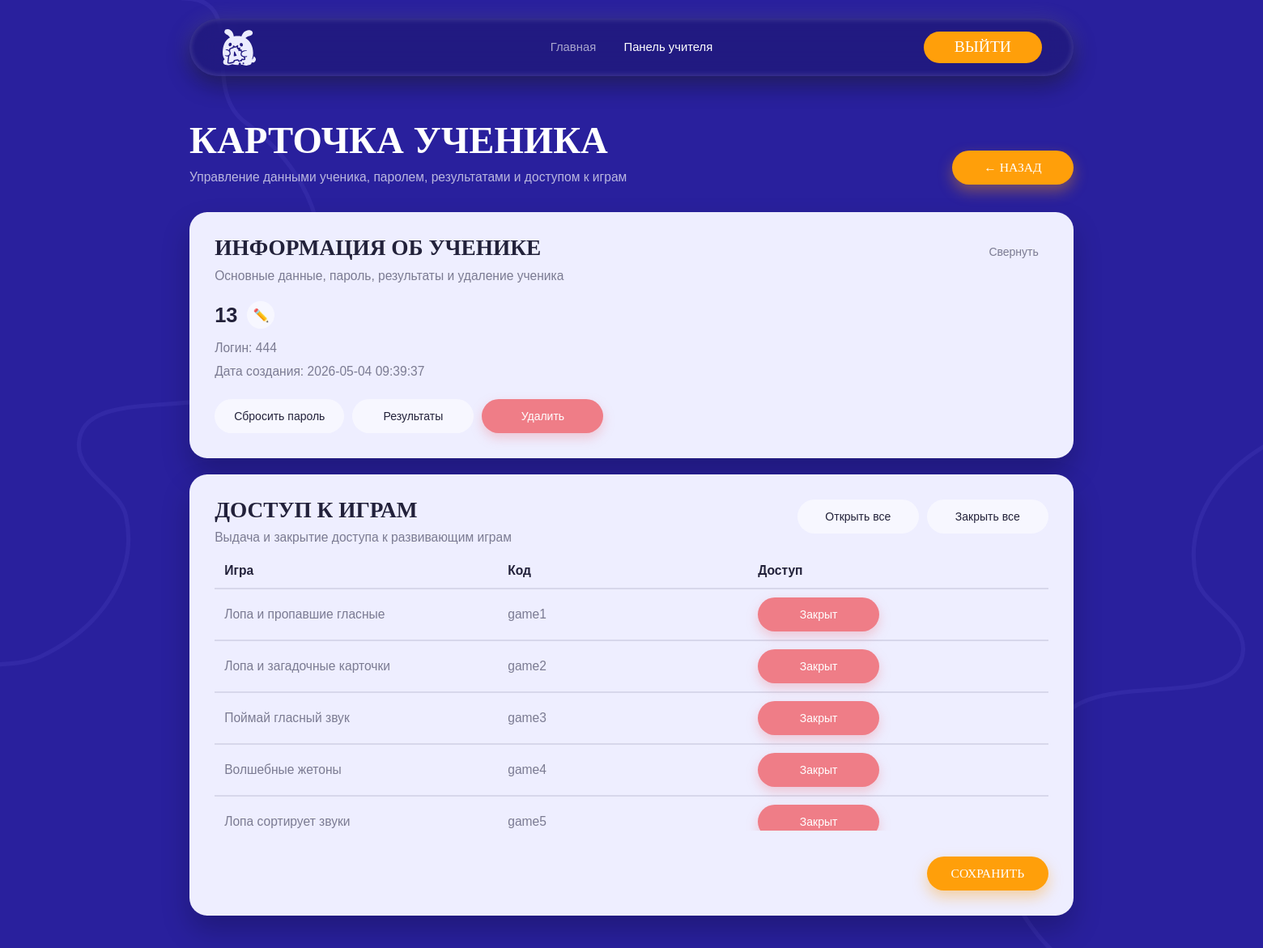
The app's page /teacher/student.php?id=31 (signed in) with its own data.
### tables this page shows
CREATE TABLE `users` (
  `id` int(11) NOT NULL,
  `role` enum('teacher','student') NOT NULL,
  `login` varchar(64) NOT NULL,
  `pass_hash` varchar(255) NOT NULL,
  `display_name` varchar(128) NOT NULL,
  `created_at` timestamp NOT NULL DEFAULT current_timestamp(),
  `must_change_pass` tinyint(1) NOT NULL DEFAULT 0
);

CREATE TABLE `student_game_access` (
  `student_id` int(11) NOT NULL,
  `game_id` int(11) NOT NULL,
  `is_enabled` tinyint(1) NOT NULL DEFAULT 0
);

CREATE TABLE `games` (
  `id` int(11) NOT NULL,
  `code` varchar(64) NOT NULL,
  `title` varchar(128) NOT NULL,
  `path` varchar(255) NOT NULL
);

### inc/config.php (called while the page is built, shortened)
<?php
function h(string $s): string {
  return htmlspecialchars($s, ENT_QUOTES | ENT_SUBSTITUTE, 'UTF-8');
}

### teacher/student.php (the view, shortened to what this page needs)
<?php
require_once __DIR__ . '/../inc/db.php';
$studentId = (int) ($_GET['id'] ?? 0);
$student = $pdo->prepare("
    SELECT id, display_name, login, created_at, must_change_pass
    FROM users
    WHERE id = ? AND role = 'student'
    LIMIT 1
  ");
$student->execute([$studentId]);
$stu = $student->fetch();
$rows = $pdo->prepare("
    SELECT g.id, g.title, g.code, a.is_enabled
    FROM games g
    LEFT JOIN student_game_access a
      ON a.game_id = g.id AND a.student_id = ?
    ORDER BY g.id
  ");
$rows->execute([$studentId]);
$games = $rows->fetchAll();
?>
<!doctype html>
<html lang="ru">
<head>
  <link rel="stylesheet" href="../assets/style.css?v=2">
</head>
<body>
  <main class="teacher-page">
    <header class="teacher-header">
      <a class="teacher-logo" href="../index.php" aria-label="На главную">
        <img src="../assets/img/logo.svg" alt="Логотип">
      </a>
      <nav class="teacher-nav">
        <a href="../index.php">Главная</a>
        <a href="dashboard.php" class="active">Панель учителя</a>
      </nav>
      <a class="teacher-header-btn" href="../logout.php">Выйти</a>
    </header>
    <div class="teacher-wrap">
      <div class="teacher-grid">
        <div class="student-title-row">
          <div class="student-title">
            <h1>Карточка ученика</h1>
            <p>Управление данными ученика, паролем, результатами и&nbsp;доступом к играм</p>
          </div>
          <div class="student-title-actions">
            <a class="orange-btn" href="dashboard.php">← Назад</a>
          </div>
        </div>
        <section class="student-main-card">
          <div class="card-title-row">
            <div>
              <h2>Информация об ученике</h2>
              <div class="card-subtitle">
                Основные данные, пароль, результаты и&nbsp;удаление ученика
              </div>
            </div>
            <button class="collapse-btn" type="button" id="studentInfoToggle" onclick="toggleStudentInfo()">
              Свернуть
            </button>
          </div>
          <div class="student-info-body" id="studentInfoBody">
            <div class="student-head">
              <div>
                <div class="student-name">
                  <strong><?= h($stu['display_name']) ?></strong>
                  <button class="icon-btn" type="button" onclick="openModal('editNameModal')" title="Редактировать имя">
                    ✏️
                  </button>
                </div>
                <div class="student-meta">
                  <div class="small">Логин: <?= h($stu['login']) ?></div>
                  <div class="small">Дата создания: <?= h($stu['created_at'] ?? '—') ?></div>
                </div>
              </div>
            </div>
            <div class="actions-row">
              <button class="soft-btn" type="button" onclick="openModal('resetPasswordModal')">
                Сбросить пароль
              </button>
              <button class="soft-btn" type="button" onclick="openModal('resultsModal')">
                Результаты
              </button>
              <button class="danger-btn" type="button" onclick="openModal('deleteStudentModal')">
                Удалить
              </button>
            </div>
          </div>
        </section>
        <section class="student-access-card">
          <div class="card-title-row">
            <div>
              <h2>Доступ к играм</h2>
              <div class="card-subtitle">
                Выдача и закрытие доступа к&nbsp;развивающим играм
              </div>
            </div>
            <div class="games-actions">
              <form method="post" class="js-ajax-access-form">
                <button class="soft-btn" type="submit">Открыть все</button>
              </form>
              <form method="post" class="js-ajax-access-form">
                <button class="soft-btn" type="submit">Закрыть все</button>
              </form>
            </div>
          </div>
          <form method="post" class="js-ajax-access-form">
            <div class="games-table-scroll">
              <table class="games-table">
                <thead>
                  <tr>
                    <th>Игра</th>
                    <th>Код</th>
                    <th>Доступ</th>
                  </tr>
                </thead>
                <tbody>
                  <?php foreach ($games as $g): ?>
                    <tr>
                      <td><?= h($g['title']) ?></td>
                      <td><?= h($g['code']) ?></td>
                      <td>
                        <label class="access-toggle">
                          <span class="access-pill"></span>
                        </label>
                      </td>
                    </tr>
                  <?php endforeach; ?>
                </tbody>
              </table>
            </div>
            <div class="save-row">
              <button class="orange-btn" type="submit">Сохранить</button>
            </div>
          </form>
        </section>
      </div>
    </div>
  </main>
</body>
</html>

### assets/style.css (style rules this page uses)
* { box-sizing: border-box; }
body { font-family: system-ui, Arial; margin: 0; background: #f6f7fb; color: #111; }
a { color: inherit; }
h1 { margin: 0 0 12px; font-size: 26px; }
h2 { margin: 0 0 10px; font-size: 18px; }
p { margin: 8px 0; }
input, button, select { font: inherit; }
button { padding: 10px 12px; border: 0; border-radius: 10px; cursor: pointer; background: #111; color: #fff; }
.small { font-size: 13px; color: #555; }

### records on screen
users: display_name "13", login "444", created_at "2026-05-04 09:39:37"
student_game_access: game.title "Лопа и пропавшие гласные", game.code "game1"
student_game_access: game.title "Лопа и загадочные карточки", game.code "game2"
student_game_access: game.title "Поймай гласный звук", game.code "game3"
student_game_access: game.title "Волшебные жетоны", game.code "game4"
student_game_access: game.title "Лопа сортирует звуки", game.code "game5"
